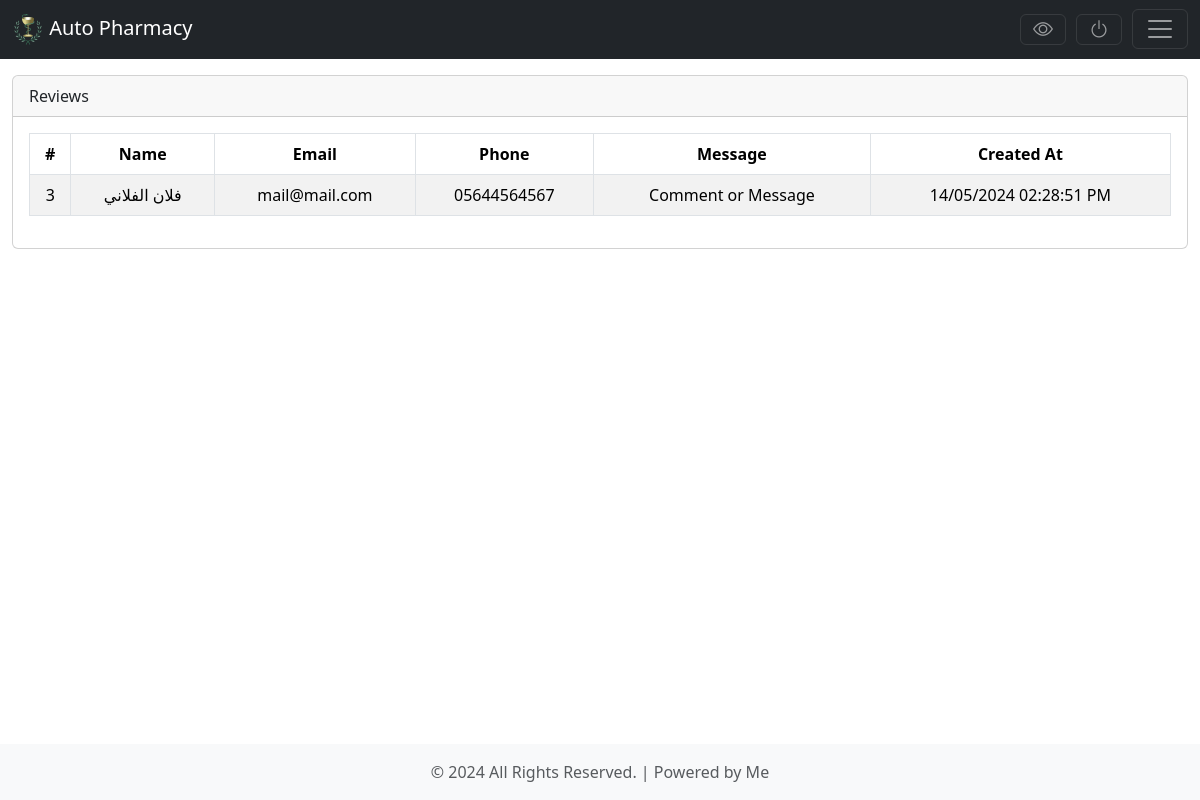
Screenshot of /admin/contact_us/index.php (signed in) with the database file from the repository.
### tables this page shows
CREATE TABLE `contact_us` (
  `id` int(11) NOT NULL,
  `name` varchar(350) NOT NULL,
  `email` varchar(650) NOT NULL,
  `phone` varchar(450) NOT NULL,
  `msg` text NOT NULL,
  `created_at` datetime NOT NULL DEFAULT sysdate(),
  `deleted` char(1) NOT NULL DEFAULT 'N'
);

### classes/Info.php (called while the page is built, shortened)
<?php
class Info
{
    public static $DB_HOSTNAME = '127.0.0.1',
        $DB_USERNAME = 'root',
        $DB_PASSWORD = '',
        $DB_NAME = 'pharmacy',
        $P_KEYS = ['s', 'd', 'i', 'b'],
        $conn = null;
    public static function open_conn()
    {
        if (empty(Info::$conn)) {
            Info::$conn = mysqli_connect(Info::$DB_HOSTNAME, Info::$DB_USERNAME, Info::$DB_PASSWORD, Info::$DB_NAME);
            Info::$conn->set_charset('utf8');
        }
    }
    public static function getQuery($sql, $params = null)
    {
        if (!empty($sql)) {
            $rslt = [];
            try {
                $stmt = mysqli_prepare(Info::$conn, $sql);
                if ($stmt->execute()) {
                    $rslt = mysqli_fetch_all($stmt->get_result(), MYSQLI_BOTH);
                }
            } catch (Exception $e) {
                echo $e;
                die();
            } finally {
                return $rslt;
            }
        }
    }
}

### admin/contact_us/index.php (the view, shortened to what this page needs)
<?php
$data = Info::getQuery("select id,
                                name,
                                email,
                                phone,
                                msg,
                                date_format(created_at, '%d/%m/%Y %r') as created_at
                            from contact_us
                        where deleted = 'N'
                        order by id desc");
?>
<!doctype html>
<html lang="en" class="h-100">
<head>
    <?php require_once '../pages/h-scripts.php' ?>
    <link href="https://cdn.datatables.net/2.0.7/css/dataTables.bootstrap5.css" rel="stylesheet">
    <link href="https://cdn.datatables.net/responsive/3.0.2/css/responsive.bootstrap5.css" rel="stylesheet">
    <link href="https://cdn.datatables.net/buttons/3.0.2/css/buttons.bootstrap5.css" rel="stylesheet">
</head>
<body class="d-flex flex-column h-100">
    <?php require_once '../pages/header.php' ?>
    <main class="flex-shrink-0">
        <div class="container-fluid mt-3 mb-2">
            <div class="card">
                <div class="card-header">
                    <div class="row">
                        <div class="col-xl-12 col-lg-12 col-md-12 align-self-center">
                            Reviews
                        </div>
                    </div>
                </div>
                <div class="card-body">
                    <table id="tbl_data" class="table table-striped table-bordered table-hover text-center">
                        <thead>
                            <tr>
                                <th class="text-center">#</th>
                                <th class="text-center">Name</th>
                                <th class="text-center">Email</th>
                                <th class="text-center">Phone</th>
                                <th class="text-center">Message</th>
                                <th class="text-center">Created At</th>
                            </tr>
                        </thead>
                        <tbody>
                            <?php
                            if (!empty($data) && is_countable($data) && count($data) > 0) {
                                foreach ($data as $row) {
                                    echo '<tr>
                                            <td>' . $row['id'] . '</td>
                                            <td>' . $row['name'] . '</td>
                                            <td>' . $row['email'] . '</td>
                                            <td>' . $row['phone'] . '</td>
                                            <td>' . $row['msg'] . '</td>
                                            <td>' . $row['created_at'] . '</td>
                                        </tr>';
                                }
                            }
                            ?>
                        </tbody>
                    </table>
                </div>
            </div>
        </div>
    </main>
    <?php require_once '../pages/footer.php' ?>
</body>
</html>

### rows the page displays
contact_us: id "3", name "فلان الفلاني", email "mail@mail.com", phone "05644564567", msg "Comment or Message", created_at "14/05/2024 02:28:51 PM"
